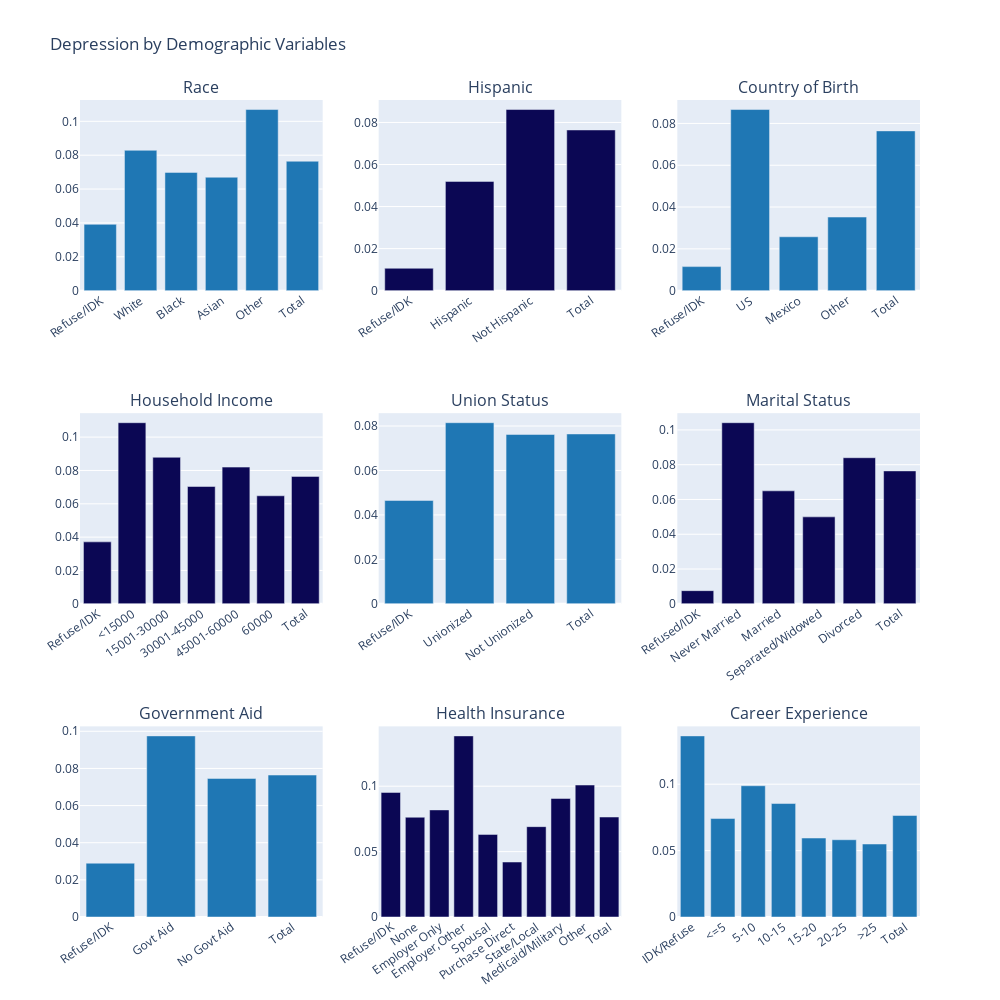

Write notebook code for a chart like this one.
### Code cell
from plotly.subplots import make_subplots
import plotly.graph_objects as go

fig = make_subplots(rows=3, cols=3,vertical_spacing = 0.15, subplot_titles = titles
)

y = 1
for i in ["WF9_CHAR_RACE", "WF9_CHAR_HISP","WF9_CHAR_COUNTRY_BORN", "WF9_CHAR_HHINCOME","WF9_CAREER_UNION", "WF9_CHAR_MARITAL", "WF9_CHAR_GOVT_PRGM", 
          "WF9_CHAR_HEALTH_INSRNCE", "WF9_CAREER_EXPERIENCE"
                                                            
                                           ]:
    crosstb = pd.crosstab(data[i],data["WF9_CESD7_CUT"], margins=True, margins_name="Total")
    names = labels[y-1]
    
    crosstb.index = names


    crosstb[1] = crosstb[1]/crosstb["Total"]
    
    if y%3 == 0:
        col = 3
    else: 
        col = y%3
    
    fig.add_trace(
    go.Bar(x=names, y=crosstb[1]),
    
    row=(y+2)//3, col= col
    )
    y+=1

fig.update_layout(height=1000, width=1000, title_text="Depression by Demographic Variables", showlegend = False, colorway = ["#1f77b4", "#0b0754"])
fig.update_xaxes(tickangle=325)


fig.show()

### Figure 1 — Plotly figure (JSON) as saved in the notebook; plotly's stock layout.template omitted (floating-point values rounded to 4 significant figures)
{"data": [{"type": "bar", "x": ["Refuse/IDK", "White", "Black", "Asian", "Other", "Total"], "xaxis": "x", "y": [0.03917, 0.08289, 0.06984, 0.06699, 0.107, 0.07644], "yaxis": "y"}, {"type": "bar", "x": ["Refuse/IDK", "Hispanic", "Not Hispanic", "Total"], "xaxis": "x2", "y": [0.01064, 0.05197, 0.08616, 0.07644], "yaxis": "y2"}, {"type": "bar", "x": ["Refuse/IDK", "US", "Mexico", "Other", "Total"], "xaxis": "x3", "y": [0.01149, 0.08666, 0.02577, 0.03521, 0.07644], "yaxis": "y3"}, {"type": "bar", "x": ["Refuse/IDK", "<15000", "15001-30000", "30001-45000", "45001-60000", "60000", "Total"], "xaxis": "x4", "y": [0.03716, 0.1086, 0.08789, 0.07038, 0.082, 0.06481, 0.07644], "yaxis": "y4"}, {"type": "bar", "x": ["Refuse/IDK", "Unionized", "Not Unionized", "Total"], "xaxis": "x5", "y": [0.04651, 0.0815, 0.0762, 0.07644], "yaxis": "y5"}, {"type": "bar", "x": ["Refused/IDK", "Never Married", "Married", "Separated/Widowed", "Divorced", "Total"], "xaxis": "x6", "y": [0.007576, 0.1042, 0.06498, 0.05, 0.08401, 0.07644], "yaxis": "y6"}, {"type": "bar", "x": ["Refuse/IDK", "Govt Aid", "No Govt Aid", "Total"], "xaxis": "x7", "y": [0.02899, 0.09752, 0.07462, 0.07644], "yaxis": "y7"}, {"type": "bar", "x": ["Refuse/IDK", "None", "Employer Only", "Employer,Other", "Spousal", "Purchase Direct", "State/Local", "Medicaid/Military", "Other", "Total"], "xaxis": "x8", "y": [0.09524, 0.07627, 0.08189, 0.1385, 0.06316, 0.04203, 0.06908, 0.09062, 0.1009, 0.07644], "yaxis": "y8"}, {"type": "bar", "x": ["IDK/Refuse", "<=5", "5-10", "10-15", "15-20", "20-25", ">25", "Total"], "xaxis": "x9", "y": [0.1364, 0.07413, 0.09884, 0.08545, 0.05947, 0.05817, 0.05496, 0.07644], "yaxis": "y9"}], "layout": {"annotations": [{"font": {"size": 16}, "showarrow": false, "text": "Race", "x": 0.1444, "xanchor": "center", "xref": "paper", "y": 1.0, "yanchor": "bottom", "yref": "paper"}, {"font": {"size": 16}, "showarrow": false, "text": "Hispanic", "x": 0.5, "xanchor": "center", "xref": "paper", "y": 1.0, "yanchor": "bottom", "yref": "paper"}, {"font": {"size": 16}, "showarrow": false, "text": "Country of Birth", "x": 0.8556, "xanchor": "center", "xref": "paper", "y": 1.0, "yanchor": "bottom", "yref": "paper"}, {"font": {"size": 16}, "showarrow": false, "text": "Household Income", "x": 0.1444, "xanchor": "center", "xref": "paper", "y": 0.6167, "yanchor": "bottom", "yref": "paper"}, {"font": {"size": 16}, "showarrow": false, "text": "Union Status", "x": 0.5, "xanchor": "center", "xref": "paper", "y": 0.6167, "yanchor": "bottom", "yref": "paper"}, {"font": {"size": 16}, "showarrow": false, "text": "Marital Status", "x": 0.8556, "xanchor": "center", "xref": "paper", "y": 0.6167, "yanchor": "bottom", "yref": "paper"}, {"font": {"size": 16}, "showarrow": false, "text": "Government Aid", "x": 0.1444, "xanchor": "center", "xref": "paper", "y": 0.2333, "yanchor": "bottom", "yref": "paper"}, {"font": {"size": 16}, "showarrow": false, "text": "Health Insurance", "x": 0.5, "xanchor": "center", "xref": "paper", "y": 0.2333, "yanchor": "bottom", "yref": "paper"}, {"font": {"size": 16}, "showarrow": false, "text": "Career Experience", "x": 0.8556, "xanchor": "center", "xref": "paper", "y": 0.2333, "yanchor": "bottom", "yref": "paper"}], "colorway": ["#1f77b4", "#0b0754"], "height": 1000, "showlegend": false, "title": {"text": "Depression by Demographic Variables"}, "width": 1000, "xaxis": {"anchor": "y", "domain": [0, 0.2889], "tickangle": -35}, "xaxis2": {"anchor": "y2", "domain": [0.3556, 0.6444], "tickangle": -35}, "xaxis3": {"anchor": "y3", "domain": [0.7111, 1], "tickangle": -35}, "xaxis4": {"anchor": "y4", "domain": [0, 0.2889], "tickangle": -35}, "xaxis5": {"anchor": "y5", "domain": [0.3556, 0.6444], "tickangle": -35}, "xaxis6": {"anchor": "y6", "domain": [0.7111, 1], "tickangle": -35}, "xaxis7": {"anchor": "y7", "domain": [0, 0.2889], "tickangle": -35}, "xaxis8": {"anchor": "y8", "domain": [0.3556, 0.6444], "tickangle": -35}, "xaxis9": {"anchor": "y9", "domain": [0.7111, 1], "tickangle": -35}, "yaxis": {"anchor": "x", "domain": [0.7667, 1.0]}, "yaxis2": {"anchor": "x2", "domain": [0.7667, 1.0]}, "yaxis3": {"anchor": "x3", "domain": [0.7667, 1.0]}, "yaxis4": {"anchor": "x4", "domain": [0.3833, 0.6167]}, "yaxis5": {"anchor": "x5", "domain": [0.3833, 0.6167]}, "yaxis6": {"anchor": "x6", "domain": [0.3833, 0.6167]}, "yaxis7": {"anchor": "x7", "domain": [0, 0.2333]}, "yaxis8": {"anchor": "x8", "domain": [0, 0.2333]}, "yaxis9": {"anchor": "x9", "domain": [0, 0.2333]}}}
